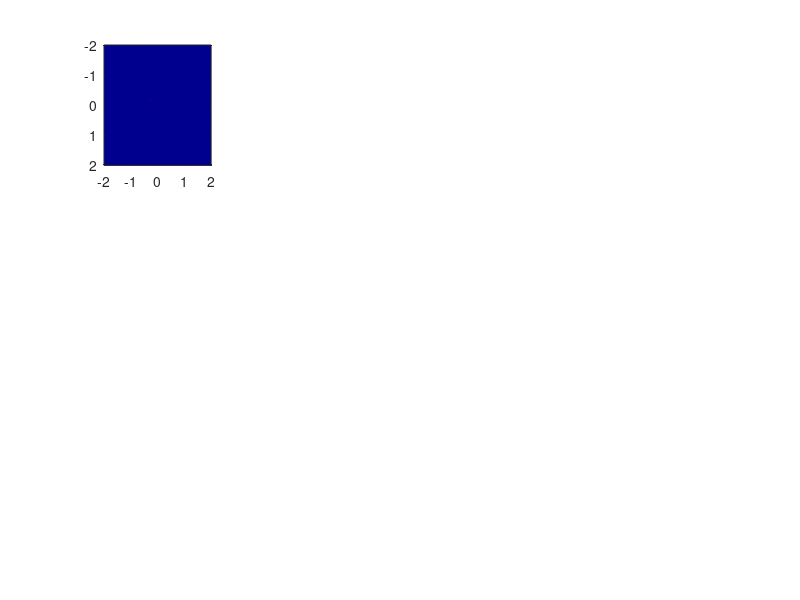

Write the MATLAB code that produced this figure. (Note: this script raises an error after producing the figure.)
clear all
close all

%% Desired Lattice
 theta = [30, 90, 150, 210, 270, 330]; % hexogonal
% theta = [30, 150, 210, 330]; % square
% theta = [90, 270]; % standing wave

% Physical Parameter 
Nxz = 513; % pixels
Ny = 513; % pixels
n = 1.33;
lambda_exc = 0.488; % um 
lambda_dect = 0.488;
wavelength_exc =  lambda_exc / n;
wavelength_dect = lambda_dect / n;
NAmin = 0.36;
NAmax = 0.46;
NAdect = 1.0;
NAideal = (NAmin + NAmax)/2;
dither_period = 5; % um
dither_step = 201; % number of s teps per dither period 
gauss_bound_width = 5; % Gaussian Bounding, um
xz_scale = 2;
y_scale = 2;

k_wave = 1/wavelength_exc;
k_ideal = k_wave * NAideal / n;
k_bound = xz_scale * k_wave;
deltak = 2 * k_bound / Nxz;
deltax = 1/(2 * k_bound);

[ax, az] = meshgrid(  -(Nxz-1)/2 : (Nxz-1)/2 ) ; 
kx = deltak * ax;  %in unit wavelength
kz = kx';
ky = sqrt(k_wave^2 - kx.^2 - kz.^2);

ky(kx.^2 + kz.^2 > k_wave.^2 ) = 0;

x = deltax * ax; 
z = x'; 
y = (0:Ny) * deltax * y_scale; % max(y) = FOVy 

KX = kx(1,:) / k_wave;
KZ = KX';

X = x(1,:)  / wavelength_exc; % value * wavelength = physical value (um)
Z = X'; 
Y = y / wavelength_exc; 

% Generate Ideal lattice 
Illumi_ideal = zeros(size(ax));

kxposition = k_ideal * cosd(theta) /deltak; % pixel
kzposition = k_ideal * sind(theta) /deltak; % pixel

weighting =  [ exp(1i * pi/2),1,1,1,1,1];

% Ideal lattice illumination
for j = 1:length(kxposition)

    Illumi_ideal( ...
        (Nxz+1)/2 + round(kzposition(j)) ,...
        (Nxz+1)/2 + round(kxposition(j)) ) = 1 * weighting(j);
end

% Ideal lattice
E_ideal = ifft2(fftshift(Illumi_ideal)); % no need to shift since already at center


     subplot(3,4,1);
image1 = imagesc(KX,KZ, real(Illumi_ideal) );
    colormap(jet)
    title("Rear Pupil Illumination of ideal Lattice, " +...
          "N_{xz} = " + num2str(Nxz) + ...
          ", K_{bound} = " + num2str(k_bound))
    xlabel("kx * \lambda")
    ylabel("kz * \lambda")
%     image1.Parent.XLim = [-xz_scale/2, xz_scale/2];
%     image1.Parent.YLim = [-xz_scale/2, xz_scale/2];
    colorbar;    

    subplot(3,4,2);
image2 = imagesc(X,Z, abs( E_ideal));
    title("Ideal Lattice," + ...
          "\lambda_{exc}/n = " + num2str(wavelength_exc, '%.3f') + "um" + ...
          " , n = " + num2str(n))
    xlabel("x/\lambda")
    ylabel("z/\lambda")
    colorbar;
    

% Gaussian Bounding and get rear pupil illum back

gauss_bound = exp(-2 * z.^2 / (gauss_bound_width)^2);
E_bound = gauss_bound .* E_ideal;

    subplot(3,4,3);
image3 = imagesc(X, Z, abs(E_bound));
    title("Bounded Ideal Lattice, " + ...
          "Bound width = " + num2str(gauss_bound_width) + "um")
    xlabel("x/\lambda")
    ylabel("z/\lambda")
    colorbar;
    

Illum_bound = abs(ifftshift(fft2(ifftshift(E_bound)))).^2;
Illum_bound = Illum_bound/max(max(Illum_bound));

    subplot(3,4,4)
image4 = imagesc( KX, KZ,...
                  Illum_bound );
    title("Rear pupil illumination after bounding")
    xlabel("kx * \lambda")
    ylabel("kz * \lambda")
%     image4.Parent.XLim = [-xz_scale/2, xz_scale/2];
%     image4.Parent.YLim = [-xz_scale/2, xz_scale/2];
    colorbar;
    

% Generate mask and filter
k_NAmax = NAmax /n * k_wave; % k
k_NAmin = NAmin /n * k_wave; 

% create mask
A_mask = ((k_NAmax > sqrt(kx.^2 + kz.^2)) .* (k_NAmin < sqrt(kx.^2 + kz.^2)));
Illum_mask = imfuse(Illum_bound,A_mask,"falsecolor","ColorChannels","green-magenta");
    subplot(3,4,5)
image5 = imagesc( KX, KZ,...
                  Illum_mask);
    title("Masking, " +...
          "NA_{max} = " + num2str(NAmax) +...
          ", NA_{min} = " + num2str(NAmin) )
    xlabel("kx * \lambda")
    ylabel("kz * \lambda")
    axis image;

% Create pupil function    
Pupil_fun_exc = Illum_bound;
    subplot(3,4,6)
image6 = imagesc( KX, KZ,...
                  Pupil_fun_exc );
    xlabel("kx * \lambda")
    ylabel("kz * \lambda")
    colorbar;
    axis image;


% PSF and OTF
PSF_exc = abs( fftshift(ifft2(Pupil_fun_exc)) ).^2;
PSF_exc = PSF_exc/max(max(PSF_exc));
    subplot(3,4,7)
image7 = imagesc(X, Z, PSF_exc);
    title("Excitation PSF")
    xlabel("x/\lambda")
    ylabel("z/\lambda")
    colorbar;
    axis image;

% OTF
OTF_exc = abs(fftshift(fft2(PSF_exc)));
OTF_exc = OTF_exc/max(max(OTF_exc));
    subplot(3,4,8)
image8 = imagesc( KX,...
                  KZ,...
                  OTF_exc ) ;
    title("Excitation OTF")
    xlabel("kx * \lambda")
    ylabel("kz * \lambda")
    colorbar;
    axis image;

% Dither 
PSF_exc_dither = PSF_exc;
for j = 1:dither_step
    PSF_exc_dither = PSF_exc_dither + ...
                     circshift(PSF_exc,round(j * dither_period / deltax / dither_step),2)/2;
end
PSF_exc_dither = PSF_exc_dither / max(max(PSF_exc_dither));

    subplot(3,4,9)
    hold on;
image9 = imagesc(X, Z ,PSF_exc_dither);
    title("Dithered Excitation PSF, " + ...
          "T_d = " + num2str(dither_period) + "um, " +...
          "Dither Step = " + num2str(dither_step))
    xlabel("x/\lambda")
    ylabel("z/\lambda")
    colorbar;
    axis image;

    subplot(3,4,10)
PSF_exc_dither_profile = PSF_exc_dither(:,(Nxz+1)/2);
PSF_exc_dither_profile = PSF_exc_dither_profile/max(max(PSF_exc_dither_profile));
image10 = plot( Z, PSF_exc_dither_profile);
    title("PSF Dithered Line Profile")
    ylabel("Normalized a.u. ")
    xlabel("z/\lambda")
    image10.LineWidth = 2;
    image10.Color = 'r';
    image10.Parent.YAxis.TickValues = linspace(0,1,11);
    grid on

% Dither OTF 
OTF_dither = abs(fftshift(fft2(PSF_exc_dither)));
OTF_dither = OTF_dither/max(max(OTF_dither));

    subplot(3,4,11)
    hold on
image11 = imagesc( KX,...
                   KZ,...
                   OTF_dither  );
    title("Dithered Excitation OTF")
    xlabel("kx * \lambda")
    ylabel("kz * \lambda")
    colorbar;
    axis image; 

    subplot(3,4,12)
OTF_dither = OTF_dither(:,(Nxz+1)/2);
OTF_dither = OTF_dither/max(max(OTF_dither));
image12 = plot( KZ, OTF_dither);
    title("OTF Dithered Line Profile, " + ...
        "K_x = " + num2str(0) )
    ylabel("Normalized a.u. ")
    xlabel("kz * \lambda")
    image12.LineWidth = 2;
    image12.Color = 'r';
    image12.Parent.YAxis.TickValues = linspace(0,1,11);
    grid on

%% Propagator
tic
% gauss_back_pipil = exp(-2 * (kx.^2 + kz.^2) / (0.21/n*k_wave)^2);

I_prop = zeros(Nxz,Nxz,Ny);
Ein = Pupil_fun_exc;
for i = 1:length(y)
    propagator = exp(2*pi * 1i * ky * y(i));
    Eout = fftshift(ifft2((Ein .* propagator)));

    I_prop(:,:,i) = abs(Eout).^2;
end  
I_prop = I_prop/max(max(max(I_prop)));
toc

% %% Detection
% Pupil_fun_dect = k_dect_ideal > sqrt(kxdect.^2 + kydect.^2);
% 
% % detection PSF
% PSF_dect = abs( fftshift(fft2(Pupil_fun_dect)) ).^2;
% PSF_dect = PSF_dect/max(max(PSF_dect));
% PSF_dect_profile = PSF_dect(:,(Nxz+1)/2);
% PSF_dect_profile = PSF_dect_profile/max(max(PSF_dect_profile));
% 
% % detection OTF
% OTF_dect = abs(fftshift(fft2(PSF_dect)));
% OTF_dect = OTF_dect/max(max(OTF_dect));
% OTF_dect_profile = OTF_dect(:,(Nxz+1)/2);
% OTF_dect_profile = OTF_dect_profile/max(max(OTF_dect_profile));

%% Ploting
fig2 = figure(2);
    colormap(jet)

    % plot xz

    slice = 1; % focal plane
    
image13 = imagesc(X,Z, squeeze(I_prop(:,:,slice)));
    title("xz plane, " + "Y = " + num2str(y(slice)) +...
          ", NA_{max} = " + num2str(NAmax) + ...
          ", NA_{min} = " + num2str(NAmin) )
    xlabel("x/\lambda")
    ylabel("z/\lambda")
    colorbar
    axis image

    % plot yz profile
figure(3)
    slice = (Nxz+1)/2;
image14 = plot(Y,squeeze(I_prop(slice,slice,:)));
    title("PSF-yz, " + ...
          "X = " + num2str(X(slice)) + ...
          ", Z = " + num2str(Z(slice))  )
    xlabel("y/\lambda")
    ylabel("Normalized a.u. ")
    image14.Color = 'r';
    image14.LineWidth = 2;
    grid on

%     % plot detection pupil func
%     subplot(3,4,4)
% image15 = imagesc(KXdect, Kbound, Pupil_fun_dect);
%     title("Detection PSF, " + "NA = " + num2str(NAdect))
%     xlabel("kx * \lambda")
%     ylabel("ky * \lambda")
%     colorbar
%     axis image;

figure(4)
    % plot yz
    slice = (Nxz+1)/2; 
image16 = imagesc(Y,Z, squeeze(I_prop(:,slice,:)));
    title("yz plane, " + "X = " + num2str(X(slice)) )
    xlabel("y/\lambda")
    ylabel("z/\lambda")
    colorbar
    axis image

%     % plot detection PSF
%     subplot(3,4,7)
% image17 = imagesc(Xdect, Ydect, PSF_dect);
%     title("Detection PSF")
%     xlabel("x/\lambda")
%     ylabel("y/\lambda")
%     colorbar;
%     axis image;  
%     image17.Parent.XLim = [-10,10];
%     image17.Parent.YLim = [-10,10];
% 
%     % plot PSF line profile
%     subplot(3,4,8)
% image18 = plot(Ydect, PSF_dect_profile);
%     title("PSF_{dect} profile, " + ...
%           "X = " + num2str(0) )
%     xlabel("y/\lambda")
%     ylabel("Normalized a.u. ")
%     image18.Color = 'r';
%     image18.LineWidth = 2;
%     image18.Parent.XLim = [-10,10];
%     grid on
%     
%     % plot xy
%     subplot(3,4,9:10)
%     slice = (Nxz+1)/2;
% image19 = imagesc(Y,X,squeeze(I_prop(slice,:,:)));
%     title("xy plane, " + "Z = " + num2str(Z(slice)))
%     xlabel("y/\lambda")
%     ylabel("x/\lambda")
%     colorbar
% 
%     % plot detection OTF
%     subplot(3,4,11)
% image17 = imagesc(KXdect, KYdect, OTF_dect);
%     title("Detection OTF")
%     xlabel("kx * \lambda")
%     ylabel("ky * \lambda")
%     colorbar;
%     axis image;  
% 
%     % plot OTF line profile
%     subplot(3,4,12)
% image18 = plot(KYdect, OTF_dect_profile);
%     title("OTF_{dect} profile, " + ...
%           "KX = " + num2str(0) )
%     xlabel("ky * \lambda")
%     ylabel("Normalized a.u. ")
%     image18.Color = 'r';
%     image18.LineWidth = 2;
%     image18.Parent.XLim = [-0.5 0.5];
%     grid on
